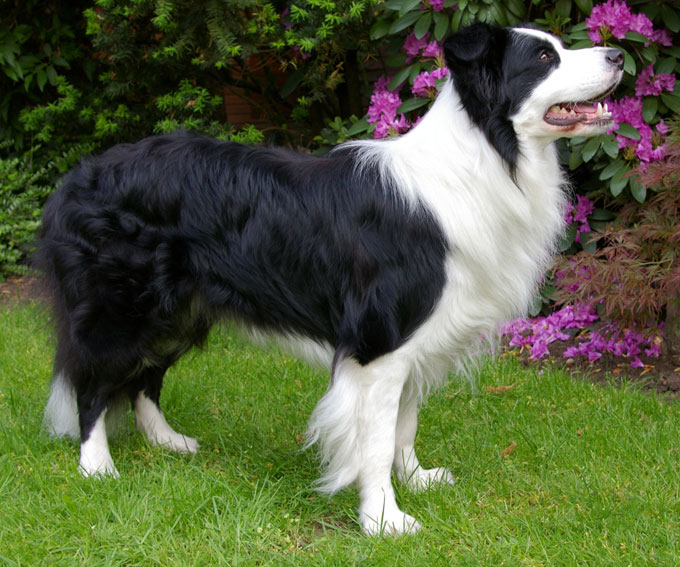
#> input picture images/dog.jpg, 680 x 567 px
$ jupyter execute --allow-errors 04_2d_convolution.ipynb
#> lines starting #> are read from the running program, lines starting #| are printed output that depends on the picture
# Convolution Programmieren

<div style="padding: 5px; border: 5px solid #a10000ff;">

**Hinweis:** In den Codezellen sind jeweils einige Codeteile nicht programmiert. Diesen Code müssen Sie ergänzen. Die jeweiligen Stellen sind mit einem Kommentar und dem Keyword **TODO** vermerkt und z.T. Stellen mit ... markiert.

Ausserdem gibt es einige assert Statements. Diese geben einen Fehler aus, sollte etwas bei Ihrer Programmierung nicht korrekt sein.

[cell 1]
import PIL.Image as Image
import matplotlib.pyplot as plt
import numpy as np

# Wir lesen zuerst das Bild ein und konvertieren es in Graustufen
image = Image.open("images/dog.jpg").convert("L")
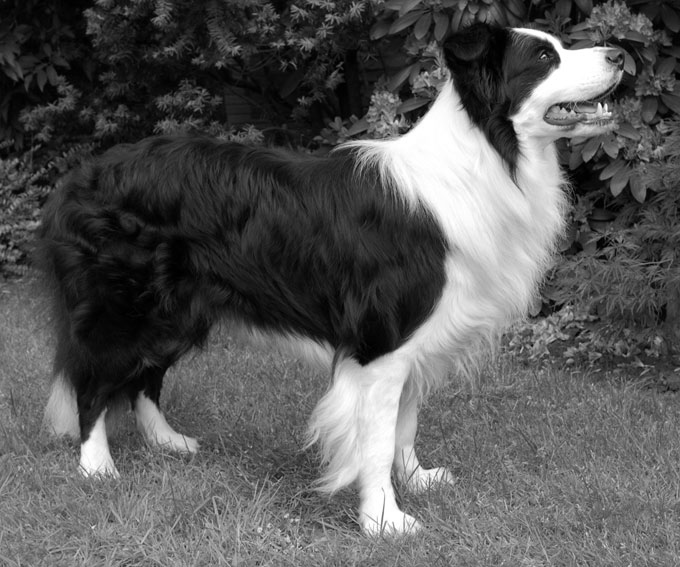
#> image: PIL image 680x567 L; min 0, max 255, mean 88.7

# Dann wandeln wir das Bild in ein NumPy-Array um und visualisieren es mit Matplotlib
image_array = np.array(image)
plt.imshow(image_array, cmap='gray')
plt.axis('off')
plt.show()


$ run again, with images/cnn2_process.png saved as images/dog.jpg
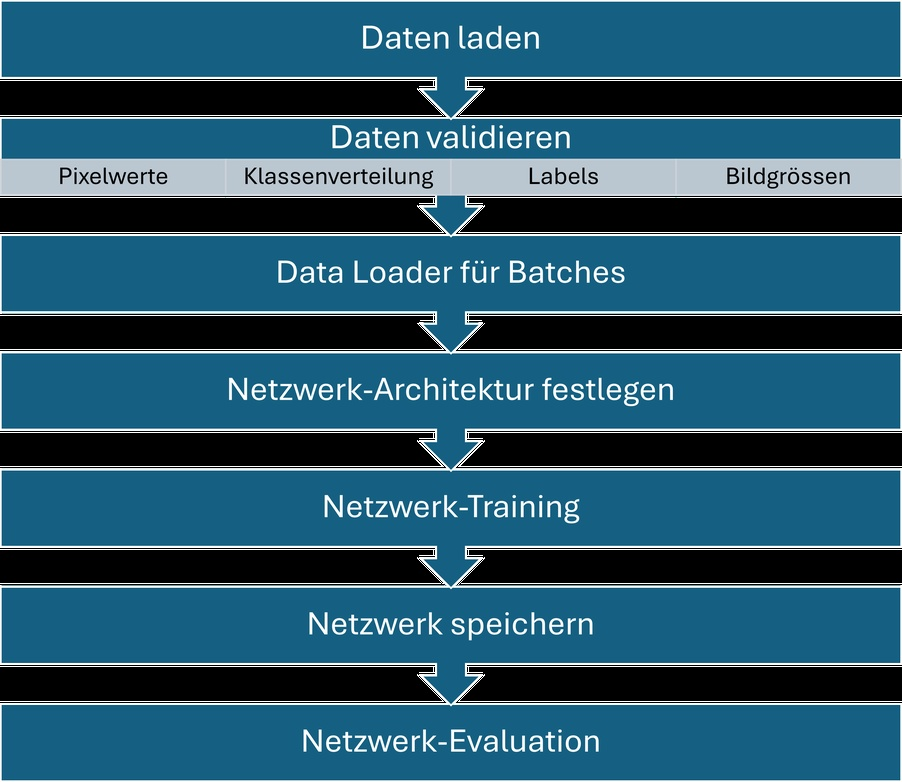
#> input picture images/cnn2_process.png, 902 x 782 px, shrunk from 3802 x 3297 before the run
#> `image = Image.open("images/dog.jpg").convert("L")`:
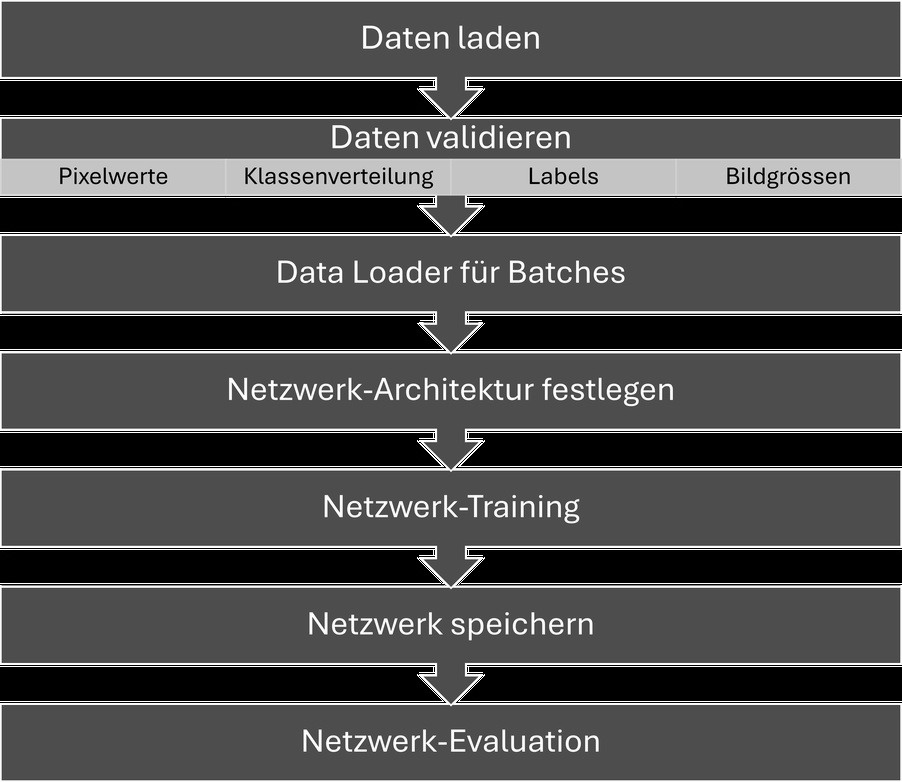
#> image: PIL image 902x782 L; min 0, max 255, mean 74.9

$ run again, with images/ml_process.png saved as images/dog.jpg
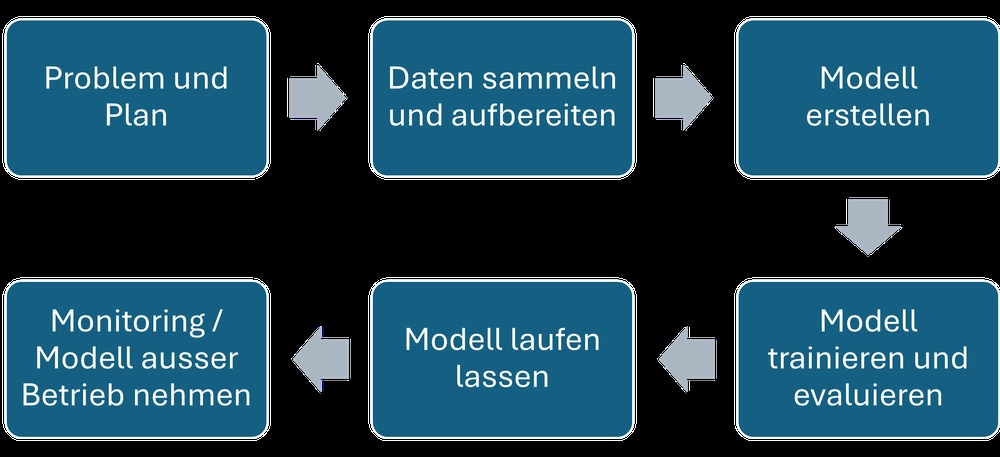
#> input picture images/ml_process.png, 1000 x 457 px, shrunk from 3814 x 1743 before the run
#> `image = Image.open("images/dog.jpg").convert("L")`:
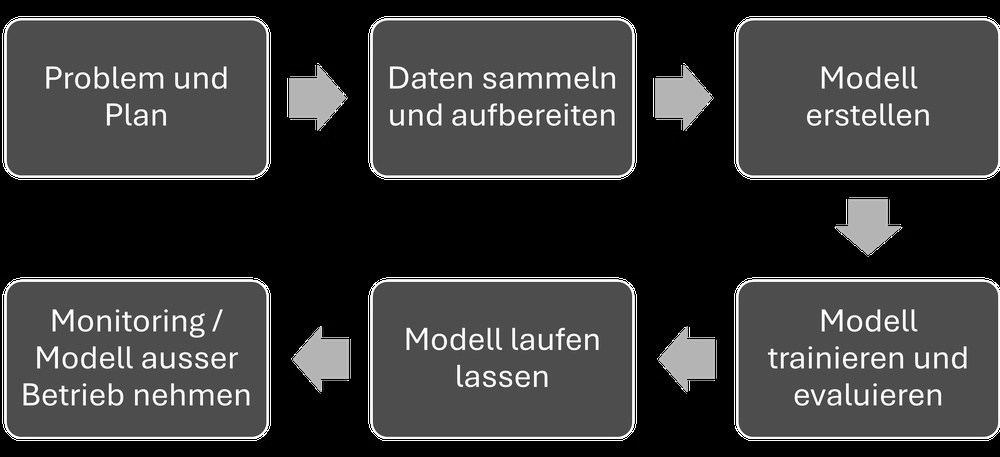
#> image: PIL image 1000x457 L; min 0, max 255, mean 59.6
